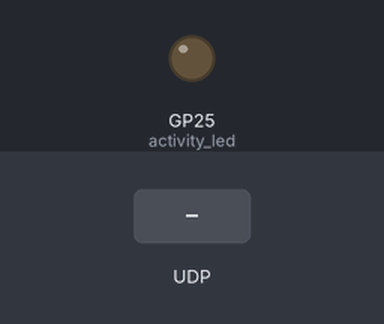
This program was run on a simulated Raspberry Pi Pico running MicroPython. Parts: output pins drawn as LEDs (lit = HIGH). The test bench sets the inputs (shaded band). WiFi joins after 1.5 s; what the program prints to the serial console is not drawn.

Above: at 3.2 s.
3.3 s: UDP packet "0" arrives
At 4.1 s:
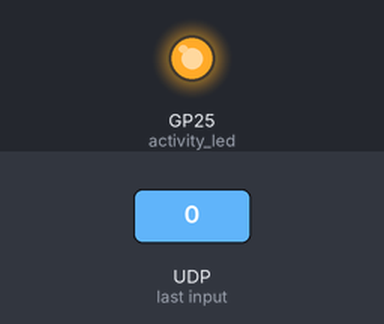
4.8 s: UDP packet "buttons" arrives
Timing chart, 0 to 7.8 s (numbered marks = the images above; inputs shaded):
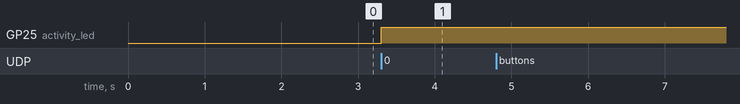

The program:

gamepad_receiver.py
```python
# Gamepad data receiver for Pico W
# Receives controller input from Waveshare controller via WiFi

import network
import socket
import json
import time
from machine import Pin

class GamepadReceiver:
    def __init__(self):
        self.wlan = network.WLAN(network.STA_IF)
        self.server_port = 8888

        # Connect to WiFi
        self.connect_wifi("YOUR_WIFI_SSID", "YOUR_WIFI_PASSWORD")

        # Create UDP server socket
        self.sock = socket.socket(socket.AF_INET, socket.SOCK_DGRAM)
        self.sock.bind(('', self.server_port))
        self.sock.settimeout(0.1)  # Non-blocking with timeout

        print(f"Gamepad receiver listening on port {self.server_port}")
        print(f"Controller should send to: {self.wlan.ifconfig()[0]}:{self.server_port}")

        # Current gamepad state
        self.gamepad_state = None
        self.last_update = 0

        # Optional: LED to show activity
        self.activity_led = Pin(25, Pin.OUT)  # Built-in LED
        self.led_state = False

    def connect_wifi(self, ssid, password):
        """Connect to WiFi"""
        self.wlan.active(True)
        self.wlan.connect(ssid, password)

        print("Connecting to WiFi...")
        while not self.wlan.isconnected():
            time.sleep(1)
            print(".", end="")

        print(f"\nConnected! IP: {self.wlan.ifconfig()[0]}")

    def receive_gamepad_data(self):
        """Receive and parse gamepad data"""
        try:
            data, addr = self.sock.recvfrom(1024)
            gamepad_data = json.loads(data.decode())

            self.gamepad_state = gamepad_data
            self.last_update = time.ticks_ms()

            # Blink LED to show activity
            self.led_state = not self.led_state
            self.activity_led.value(self.led_state)

            return gamepad_data

        except socket.timeout:
            # No data received (normal)
            return None
        except Exception as e:
            print(f"Receive error: {e}")
            return None

    def is_button_pressed(self, button_name):
        """Check if a specific button is pressed"""
        if self.gamepad_state and 'buttons' in self.gamepad_state:
            return self.gamepad_state['buttons'].get(button_name, False)
        return False

    def is_joystick_direction(self, direction):
        """Check if joystick is pressed in a direction"""
        if self.gamepad_state and 'joystick' in self.gamepad_state:
            return self.gamepad_state['joystick'].get(direction, False)
        return False

    def get_analog_value(self, axis):
        """Get analog stick value if available"""
        if self.gamepad_state and 'analog' in self.gamepad_state:
            return self.gamepad_state['analog'].get(axis, 0)
        return 0

    def print_state(self):
        """Print current gamepad state"""
        if not self.gamepad_state:
            return

        # Print active inputs
        active_inputs = []

        # Check joystick
        for direction, pressed in self.gamepad_state['joystick'].items():
            if pressed:
                active_inputs.append(f"Joy-{direction}")

        # Check buttons
        for button, pressed in self.gamepad_state['buttons'].items():
            if pressed:
                active_inputs.append(f"Btn-{button}")

        if active_inputs:
            print(f"Active: {', '.join(active_inputs)}")

        # Check for timeout (controller disconnected)
        if time.ticks_diff(time.ticks_ms(), self.last_update) > 2000:
            print("Controller timeout - no data received")

    def run(self):
        """Main receiver loop"""
        print("Gamepad receiver started!")

        while True:
            # Receive gamepad data
            data = self.receive_gamepad_data()

            if data:
                self.print_state()

                # Example: Use the gamepad data for your application
                if self.is_button_pressed('A'):
                    print("A button pressed - do something!")

                if self.is_joystick_direction('up'):
                    print("Joystick up - move forward!")

                # Add your game/application logic here

            time.sleep(0.01)  # Small delay

# Run the receiver
if __name__ == "__main__":
    receiver = GamepadReceiver()
    receiver.run() 
```

Measured:
- after the input at 3.3 s, GP25 (activity_led): LOW → HIGH at once
- after the input at 4.8 s, every drawn part: stays the same
